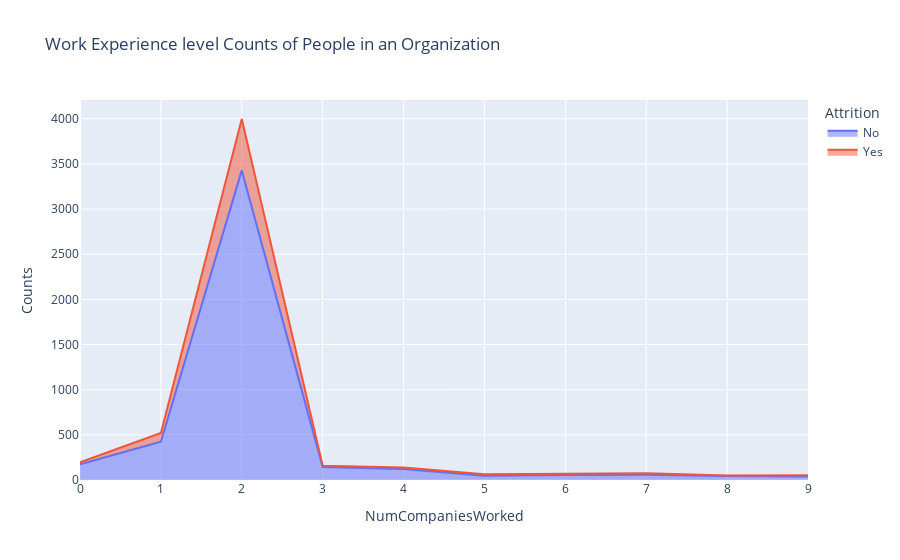

Notebook code cell kept with this figure:
### Markdown cell above
##### How does work experience affect attrition?

### Code cell
ncwrd_att=combined_dataset.groupby(['NumCompaniesWorked','Attrition']).apply(lambda x:x['DailyRate'].count()).reset_index(name='Counts')
px.area(ncwrd_att,x='NumCompaniesWorked',y='Counts',color='Attrition',title='Work Experience level Counts of People in an Organization')

### Figure 1 — Plotly figure (JSON) as saved in the notebook; plotly's stock layout.template omitted (floating-point values rounded to 4 significant figures)
{"data": [{"fillpattern": {"shape": ""}, "hovertemplate": "Attrition=No<br>NumCompaniesWorked=%{x}<br>Counts=%{y}<extra></extra>", "legendgroup": "No", "line": {"color": "#636efa"}, "marker": {"symbol": "circle"}, "mode": "lines", "name": "No", "orientation": "v", "showlegend": true, "stackgroup": "1", "type": "scatter", "x": [0.0, 1.0, 2.0, 3.0, 4.0, 5.0, 6.0, 7.0, 8.0, 9.0], "xaxis": "x", "y": [174, 423, 3428, 143, 122, 47, 54, 57, 43, 40], "yaxis": "y"}, {"fillpattern": {"shape": ""}, "hovertemplate": "Attrition=Yes<br>NumCompaniesWorked=%{x}<br>Counts=%{y}<extra></extra>", "legendgroup": "Yes", "line": {"color": "#EF553B"}, "marker": {"symbol": "circle"}, "mode": "lines", "name": "Yes", "orientation": "v", "showlegend": true, "stackgroup": "1", "type": "scatter", "x": [0.0, 1.0, 2.0, 3.0, 4.0, 5.0, 6.0, 7.0, 8.0, 9.0], "xaxis": "x", "y": [23, 98, 569, 16, 17, 16, 16, 17, 6, 12], "yaxis": "y"}], "layout": {"legend": {"title": {"text": "Attrition"}, "tracegroupgap": 0}, "title": {"text": "Work Experience level Counts of People in an Organization"}, "xaxis": {"anchor": "y", "domain": [0, 1], "title": {"text": "NumCompaniesWorked"}}, "yaxis": {"anchor": "x", "domain": [0, 1], "title": {"text": "Counts"}}}}
